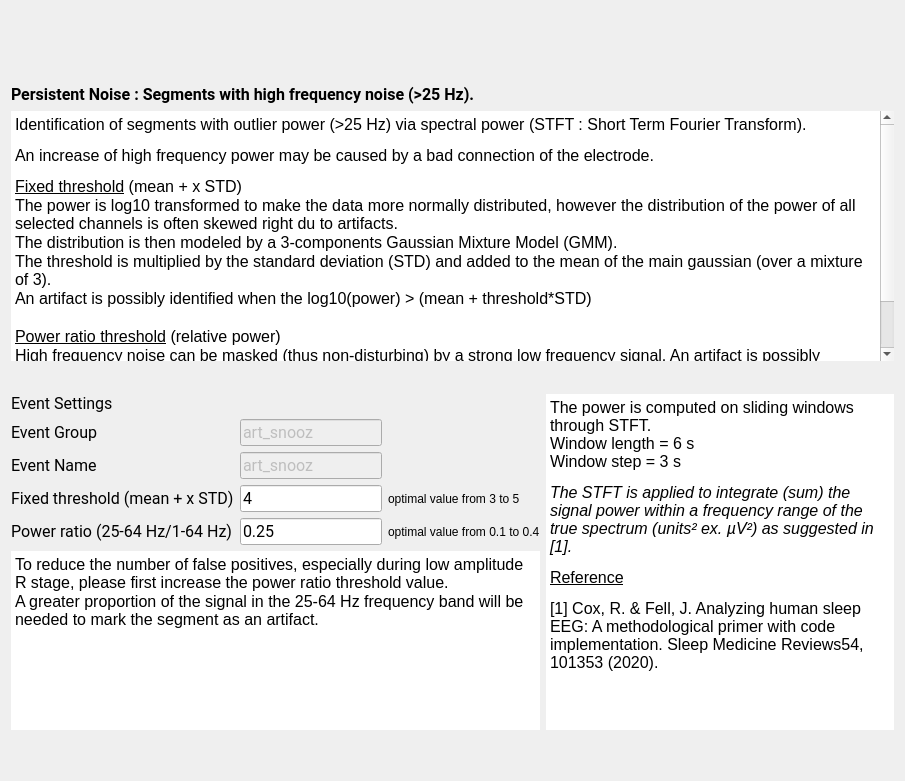
<ui version="4.0">
 <class>PersistentNoiseStep</class>
 <widget class="QWidget" name="PersistentNoiseStep">
  <property name="geometry">
   <rect>
    <x>0</x>
    <y>0</y>
    <width>905</width>
    <height>781</height>
   </rect>
  </property>
  <property name="windowTitle">
   <string>Form</string>
  </property>
  <property name="styleSheet">
   <string notr="true">font: 12pt "Roboto";</string>
  </property>
  <layout class="QVBoxLayout" name="verticalLayout_2">
   <item>
    <widget class="QScrollArea" name="scrollArea">
     <property name="sizePolicy">
      <sizepolicy hsizetype="Expanding" vsizetype="Preferred">
       <horstretch>0</horstretch>
       <verstretch>0</verstretch>
      </sizepolicy>
     </property>
     <property name="autoFillBackground">
      <bool>true</bool>
     </property>
     <property name="frameShape">
      <enum>QFrame::NoFrame</enum>
     </property>
     <property name="frameShadow">
      <enum>QFrame::Plain</enum>
     </property>
     <property name="lineWidth">
      <number>0</number>
     </property>
     <property name="widgetResizable">
      <bool>true</bool>
     </property>
     <widget class="QWidget" name="scrollAreaWidgetContents">
      <property name="geometry">
       <rect>
        <x>0</x>
        <y>0</y>
        <width>1543</width>
        <height>181</height>
       </rect>
      </property>
      <layout class="QHBoxLayout" name="horizontalLayout">
       <item>
        <widget class="QLabel" name="label_10">
         <property name="text">
          <string />
         </property>
         <property name="pixmap">
          <pixmap resource="high_freq_noise_res.qrc">:/high_freq_noise/persistent_noise.png</pixmap>
         </property>
         <property name="alignment">
          <set>Qt::AlignCenter</set>
         </property>
        </widget>
       </item>
      </layout>
     </widget>
    </widget>
   </item>
   <item>
    <layout class="QVBoxLayout" name="verticalLayout_3">
     <item>
      <widget class="QLabel" name="label_9">
       <property name="minimumSize">
        <size>
         <width>0</width>
         <height>20</height>
        </size>
       </property>
       <property name="maximumSize">
        <size>
         <width>16777215</width>
         <height>30</height>
        </size>
       </property>
       <property name="font">
        <font>
         <family>Roboto</family>
         <pointsize>12</pointsize>
         <weight>50</weight>
         <italic>false</italic>
         <bold>false</bold>
        </font>
       </property>
       <property name="frameShape">
        <enum>QFrame::NoFrame</enum>
       </property>
       <property name="lineWidth">
        <number>0</number>
       </property>
       <property name="text">
        <string>&lt;html&gt;&lt;head/&gt;&lt;body&gt;&lt;p&gt;&lt;span style=" font-weight:600;"&gt;Persistent Noise : Segments with high frequency noise (&amp;gt;25 Hz).&lt;/span&gt;&lt;/p&gt;&lt;/body&gt;&lt;/html&gt;</string>
       </property>
      </widget>
     </item>
     <item>
      <widget class="QTextEdit" name="description_textEdit">
       <property name="sizePolicy">
        <sizepolicy hsizetype="Expanding" vsizetype="Expanding">
         <horstretch>0</horstretch>
         <verstretch>5</verstretch>
        </sizepolicy>
       </property>
       <property name="minimumSize">
        <size>
         <width>0</width>
         <height>250</height>
        </size>
       </property>
       <property name="styleSheet">
        <string notr="true" />
       </property>
       <property name="frameShape">
        <enum>QFrame::NoFrame</enum>
       </property>
       <property name="frameShadow">
        <enum>QFrame::Plain</enum>
       </property>
       <property name="lineWidth">
        <number>0</number>
       </property>
       <property name="readOnly">
        <bool>true</bool>
       </property>
       <property name="html">
        <string>&lt;!DOCTYPE HTML PUBLIC "-//W3C//DTD HTML 4.0//EN" "http://www.w3.org/TR/REC-html40/strict.dtd"&gt;
&lt;html&gt;&lt;head&gt;&lt;meta name="qrichtext" content="1" /&gt;&lt;style type="text/css"&gt;
p, li { white-space: pre-wrap; }
&lt;/style&gt;&lt;/head&gt;&lt;body style=" font-family:'Roboto'; font-size:12pt; font-weight:400; font-style:normal;"&gt;
&lt;p style=" margin-top:12px; margin-bottom:12px; margin-left:0px; margin-right:0px; -qt-block-indent:0; text-indent:0px;"&gt;&lt;span style=" color:#000000;"&gt;Identification of segments with outlier power (&amp;gt;25 Hz) via spectral power (STFT : Short Term Fourier Transform).&lt;/span&gt;&lt;/p&gt;
&lt;p style=" margin-top:12px; margin-bottom:12px; margin-left:0px; margin-right:0px; -qt-block-indent:0; text-indent:0px;"&gt;&lt;span style=" color:#000000;"&gt;An increase of high frequency power may be caused by a bad connection of the electrode.&lt;/span&gt;&lt;/p&gt;
&lt;p style=" margin-top:0px; margin-bottom:0px; margin-left:0px; margin-right:0px; -qt-block-indent:0; text-indent:0px;"&gt;&lt;span style=" text-decoration: underline;"&gt;Fixed threshold&lt;/span&gt;&lt;span style=" color:#000000;"&gt; (mean + x STD)&lt;/span&gt;&lt;/p&gt;
&lt;p style=" margin-top:0px; margin-bottom:0px; margin-left:0px; margin-right:0px; -qt-block-indent:0; text-indent:0px;"&gt;The power is log10 transformed to make the data more normally distributed, however the distribution of the power of all selected channels is often skewed right du to artifacts.&lt;/p&gt;
&lt;p style=" margin-top:0px; margin-bottom:0px; margin-left:0px; margin-right:0px; -qt-block-indent:0; text-indent:0px;"&gt;The distribution is then modeled by a 3-components Gaussian Mixture Model (GMM).&lt;/p&gt;
&lt;p style=" margin-top:0px; margin-bottom:0px; margin-left:0px; margin-right:0px; -qt-block-indent:0; text-indent:0px;"&gt;The threshold is multiplied by the standard deviation (STD) and added to the mean of the main gaussian (over a mixture of 3).&lt;/p&gt;
&lt;p style=" margin-top:0px; margin-bottom:0px; margin-left:0px; margin-right:0px; -qt-block-indent:0; text-indent:0px;"&gt;An artifact is possibly identified when the log10(power) &amp;gt; (mean + threshold*STD)&lt;/p&gt;
&lt;p style="-qt-paragraph-type:empty; margin-top:0px; margin-bottom:0px; margin-left:0px; margin-right:0px; -qt-block-indent:0; text-indent:0px;"&gt;&lt;br /&gt;&lt;/p&gt;
&lt;p style=" margin-top:0px; margin-bottom:0px; margin-left:0px; margin-right:0px; -qt-block-indent:0; text-indent:0px;"&gt;&lt;span style=" text-decoration: underline;"&gt;Power ratio threshold&lt;/span&gt; (relative power)&lt;/p&gt;
&lt;p style=" margin-top:0px; margin-bottom:0px; margin-left:0px; margin-right:0px; -qt-block-indent:0; text-indent:0px;"&gt;High frequency noise can be masked (thus non-disturbing) by a strong low frequency signal. An artifact is possibly identified when the relative power (25-64 Hz)/(1-64 Hz) &amp;gt; threshold.&lt;/p&gt;
&lt;p style="-qt-paragraph-type:empty; margin-top:0px; margin-bottom:0px; margin-left:0px; margin-right:0px; -qt-block-indent:0; text-indent:0px;"&gt;&lt;br /&gt;&lt;/p&gt;
&lt;p style=" margin-top:0px; margin-bottom:0px; margin-left:0px; margin-right:0px; -qt-block-indent:0; text-indent:0px;"&gt;A segment whose power exceeds the 2 thresholds is considered an artifact.&lt;/p&gt;&lt;/body&gt;&lt;/html&gt;</string>
       </property>
      </widget>
     </item>
     <item>
      <spacer name="verticalSpacer">
       <property name="orientation">
        <enum>Qt::Vertical</enum>
       </property>
       <property name="sizeHint" stdset="0">
        <size>
         <width>20</width>
         <height>40</height>
        </size>
       </property>
      </spacer>
     </item>
    </layout>
   </item>
   <item>
    <layout class="QGridLayout" name="gridLayout_2">
     <item row="0" column="0">
      <layout class="QVBoxLayout" name="verticalLayout">
       <item>
        <widget class="QLabel" name="label_4">
         <property name="maximumSize">
          <size>
           <width>16777215</width>
           <height>20</height>
          </size>
         </property>
         <property name="font">
          <font>
           <family>Roboto</family>
           <pointsize>12</pointsize>
           <weight>50</weight>
           <italic>false</italic>
           <bold>false</bold>
          </font>
         </property>
         <property name="text">
          <string>Event Settings</string>
         </property>
        </widget>
       </item>
       <item>
        <layout class="QGridLayout" name="gridLayout">
         <item row="0" column="0">
          <widget class="QLabel" name="label_3">
           <property name="minimumSize">
            <size>
             <width>140</width>
             <height>0</height>
            </size>
           </property>
           <property name="font">
            <font>
             <family>Roboto</family>
             <pointsize>12</pointsize>
             <weight>50</weight>
             <italic>false</italic>
             <bold>false</bold>
            </font>
           </property>
           <property name="text">
            <string>Event Group</string>
           </property>
          </widget>
         </item>
         <item row="0" column="1">
          <widget class="QLineEdit" name="group_lineEdit">
           <property name="enabled">
            <bool>false</bool>
           </property>
           <property name="maximumSize">
            <size>
             <width>250</width>
             <height>16777215</height>
            </size>
           </property>
           <property name="font">
            <font>
             <family>Roboto</family>
             <pointsize>12</pointsize>
             <weight>50</weight>
             <italic>false</italic>
             <bold>false</bold>
            </font>
           </property>
           <property name="toolTip">
            <string>In which "Event Group" the detected artifact are added (label in the annotation file). Go to the general Detectors Settings to edit the group.</string>
           </property>
           <property name="text">
            <string>art_snooz</string>
           </property>
          </widget>
         </item>
         <item row="1" column="0">
          <widget class="QLabel" name="label_11">
           <property name="minimumSize">
            <size>
             <width>140</width>
             <height>0</height>
            </size>
           </property>
           <property name="font">
            <font>
             <family>Roboto</family>
             <pointsize>12</pointsize>
             <weight>50</weight>
             <italic>false</italic>
             <bold>false</bold>
            </font>
           </property>
           <property name="text">
            <string>Event Name</string>
           </property>
          </widget>
         </item>
         <item row="1" column="1">
          <widget class="QLineEdit" name="name_fixe_lineEdit">
           <property name="enabled">
            <bool>false</bool>
           </property>
           <property name="maximumSize">
            <size>
             <width>250</width>
             <height>16777215</height>
            </size>
           </property>
           <property name="font">
            <font>
             <family>Roboto</family>
             <pointsize>12</pointsize>
             <weight>50</weight>
             <italic>false</italic>
             <bold>false</bold>
            </font>
           </property>
           <property name="toolTip">
            <string>The event name of the detected artifact (label in the annotation file). Go to the general Detectors Settings to edit the name.</string>
           </property>
           <property name="text">
            <string>art_snooz</string>
           </property>
          </widget>
         </item>
         <item row="2" column="0">
          <widget class="QLabel" name="label_5">
           <property name="minimumSize">
            <size>
             <width>140</width>
             <height>0</height>
            </size>
           </property>
           <property name="font">
            <font>
             <family>Roboto</family>
             <pointsize>12</pointsize>
             <weight>50</weight>
             <italic>false</italic>
             <bold>false</bold>
            </font>
           </property>
           <property name="midLineWidth">
            <number>0</number>
           </property>
           <property name="text">
            <string>&lt;html&gt;&lt;head/&gt;&lt;body&gt;&lt;p&gt;Fixed threshold (mean + x STD)&lt;/p&gt;&lt;/body&gt;&lt;/html&gt;</string>
           </property>
           <property name="textFormat">
            <enum>Qt::RichText</enum>
           </property>
          </widget>
         </item>
         <item row="2" column="1">
          <widget class="QLineEdit" name="tresh_fixe_lineEdit">
           <property name="maximumSize">
            <size>
             <width>250</width>
             <height>16777215</height>
            </size>
           </property>
           <property name="font">
            <font>
             <family>Roboto</family>
             <pointsize>12</pointsize>
             <weight>50</weight>
             <italic>false</italic>
             <bold>false</bold>
            </font>
           </property>
           <property name="toolTip">
            <string>The threshold value to identify the artefact.  Its units is x times the baseline standard deviation.</string>
           </property>
           <property name="text">
            <string>4</string>
           </property>
          </widget>
         </item>
         <item row="2" column="2">
          <widget class="QLabel" name="label_2">
           <property name="text">
            <string>optimal value from 3 to 5</string>
           </property>
          </widget>
         </item>
         <item row="3" column="0">
          <widget class="QLabel" name="label">
           <property name="font">
            <font>
             <family>Roboto</family>
             <pointsize>12</pointsize>
             <weight>50</weight>
             <italic>false</italic>
             <bold>false</bold>
            </font>
           </property>
           <property name="text">
            <string>Power ratio (25-64 Hz/1-64 Hz)</string>
           </property>
          </widget>
         </item>
         <item row="3" column="1">
          <widget class="QLineEdit" name="thres_ratio_lineEdit">
           <property name="minimumSize">
            <size>
             <width>0</width>
             <height>0</height>
            </size>
           </property>
           <property name="maximumSize">
            <size>
             <width>250</width>
             <height>16777215</height>
            </size>
           </property>
           <property name="font">
            <font>
             <family>Roboto</family>
             <pointsize>12</pointsize>
             <weight>50</weight>
             <italic>false</italic>
             <bold>false</bold>
            </font>
           </property>
           <property name="text">
            <string>0.25</string>
           </property>
          </widget>
         </item>
         <item row="3" column="2">
          <widget class="QLabel" name="label_6">
           <property name="text">
            <string>optimal value from 0.1 to 0.4</string>
           </property>
          </widget>
         </item>
        </layout>
       </item>
      </layout>
     </item>
     <item row="0" column="1" rowspan="2">
      <widget class="QTextEdit" name="settings_textEdit">
       <property name="maximumSize">
        <size>
         <width>16777215</width>
         <height>16777215</height>
        </size>
       </property>
       <property name="focusPolicy">
        <enum>Qt::NoFocus</enum>
       </property>
       <property name="contextMenuPolicy">
        <enum>Qt::NoContextMenu</enum>
       </property>
       <property name="acceptDrops">
        <bool>false</bool>
       </property>
       <property name="styleSheet">
        <string notr="true" />
       </property>
       <property name="frameShape">
        <enum>QFrame::HLine</enum>
       </property>
       <property name="frameShadow">
        <enum>QFrame::Plain</enum>
       </property>
       <property name="lineWidth">
        <number>0</number>
       </property>
       <property name="readOnly">
        <bool>true</bool>
       </property>
       <property name="html">
        <string>&lt;!DOCTYPE HTML PUBLIC "-//W3C//DTD HTML 4.0//EN" "http://www.w3.org/TR/REC-html40/strict.dtd"&gt;
&lt;html&gt;&lt;head&gt;&lt;meta name="qrichtext" content="1" /&gt;&lt;style type="text/css"&gt;
p, li { white-space: pre-wrap; }
&lt;/style&gt;&lt;/head&gt;&lt;body style=" font-family:'Roboto'; font-size:12pt; font-weight:400; font-style:normal;"&gt;
&lt;p style=" margin-top:12px; margin-bottom:12px; margin-left:0px; margin-right:0px; -qt-block-indent:0; text-indent:0px;"&gt;&lt;span style=" color:#000000;"&gt;The power is computed on sliding windows through STFT.&lt;br /&gt;Window length = 6 s&lt;br /&gt;Window step = 3 s &lt;/span&gt;&lt;/p&gt;
&lt;p style=" margin-top:12px; margin-bottom:12px; margin-left:0px; margin-right:0px; -qt-block-indent:0; text-indent:0px;"&gt;&lt;span style=" font-style:italic; color:#000000;"&gt;The STFT is applied to integrate (sum) the signal power within a frequency range of the true spectrum (units&#178; ex. &#181;V&#178;) as suggested in [1].&lt;/span&gt;&lt;/p&gt;
&lt;p style=" margin-top:12px; margin-bottom:12px; margin-left:0px; margin-right:0px; -qt-block-indent:0; text-indent:0px;"&gt;&lt;a href="https://pubmed.ncbi.nlm.nih.gov/12723066/"&gt;&lt;span style=" text-decoration: underline; color:#000000;"&gt;Reference&lt;/span&gt;&lt;/a&gt;&lt;/p&gt;
&lt;p style=" margin-top:12px; margin-bottom:12px; margin-left:0px; margin-right:0px; -qt-block-indent:0; text-indent:0px;"&gt;&lt;span style=" color:#000000;"&gt;[1] Cox, R. &amp;amp; Fell, J. Analyzing human sleep EEG: A methodological primer with code implementation. Sleep Medicine Reviews54, 101353 (2020).&lt;/span&gt;&lt;/p&gt;&lt;/body&gt;&lt;/html&gt;</string>
       </property>
      </widget>
     </item>
     <item row="1" column="0">
      <widget class="QTextEdit" name="textEdit">
       <property name="maximumSize">
        <size>
         <width>16777215</width>
         <height>16777215</height>
        </size>
       </property>
       <property name="frameShape">
        <enum>QFrame::HLine</enum>
       </property>
       <property name="lineWidth">
        <number>0</number>
       </property>
       <property name="readOnly">
        <bool>true</bool>
       </property>
       <property name="html">
        <string>&lt;!DOCTYPE HTML PUBLIC "-//W3C//DTD HTML 4.0//EN" "http://www.w3.org/TR/REC-html40/strict.dtd"&gt;
&lt;html&gt;&lt;head&gt;&lt;meta name="qrichtext" content="1" /&gt;&lt;style type="text/css"&gt;
p, li { white-space: pre-wrap; }
&lt;/style&gt;&lt;/head&gt;&lt;body style=" font-family:'Roboto'; font-size:12pt; font-weight:400; font-style:normal;"&gt;
&lt;p style=" margin-top:0px; margin-bottom:0px; margin-left:0px; margin-right:0px; -qt-block-indent:0; text-indent:0px;"&gt;To reduce the number of false positives, especially during low amplitude R stage, please first increase the power ratio threshold value.&lt;/p&gt;
&lt;p style=" margin-top:0px; margin-bottom:0px; margin-left:0px; margin-right:0px; -qt-block-indent:0; text-indent:0px;"&gt;A greater proportion of the signal in the 25-64 Hz frequency band will be needed to mark the segment as an artifact.&lt;/p&gt;&lt;/body&gt;&lt;/html&gt;</string>
       </property>
      </widget>
     </item>
    </layout>
   </item>
   <item>
    <spacer name="verticalSpacer_3">
     <property name="orientation">
      <enum>Qt::Vertical</enum>
     </property>
     <property name="sizeType">
      <enum>QSizePolicy::Minimum</enum>
     </property>
     <property name="sizeHint" stdset="0">
      <size>
       <width>20</width>
       <height>40</height>
      </size>
     </property>
    </spacer>
   </item>
  </layout>
 </widget>
 <resources>
  <include location="high_freq_noise_res.qrc" />
 <include location="../../../../../scinodes_poc/src/main/python/ui/themes/themes.qrc" /></resources>
 <connections />
 <slots>
  <slot>on_choose()</slot>
  <slot>on_input_format_changed()</slot>
 </slots>
</ui>
